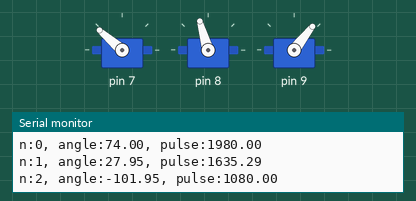
This sketch was run on a simulated Arduino Uno, built with avr-gcc and run on an emulated ATmega328P. On the bench: 3 × servo, the last lines printed to the serial monitor.

Above: at 4.07 s.
At 4.91 s:
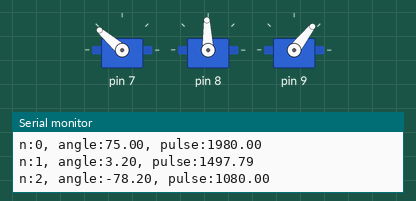
At 6.53 s:
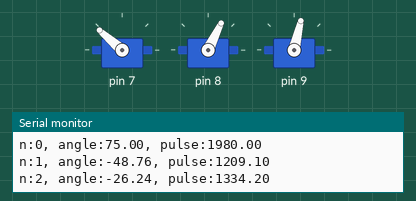
At 16.36 s:
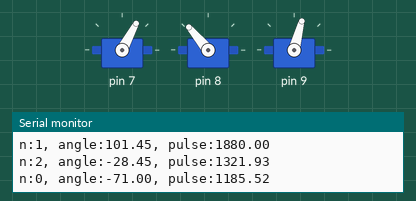
At 20.4 s:
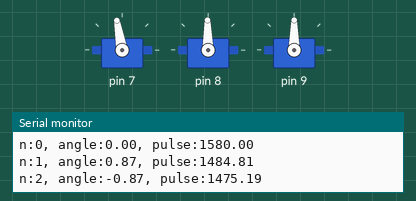
At 37.5 s:
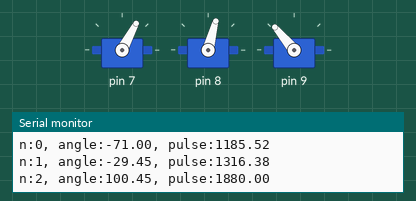
Timing chart, 0 to 40.0 s (numbered marks = the images above):
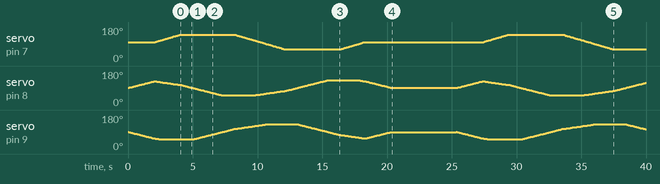

The sketch:

PlateRotate.ino
```cpp
#include <Servo.h>

#define MAX_ANGLE 75
#define ANGLE_STEP 2

Servo servos[3];

// Pulse values for centre position for each servo
int servoCentre[] = { 1580, 1480, 1480 }; // MG996R, short arms, ball is stationary

void setServoAngle(uint8_t n, double angle) {
  double pulse = servoCentre[n] + angle * 5.556;
  int offset = servoCentre[n] - 1500;
  pulse = constrain(pulse, 1100 + offset, 1900 + offset);
  servos[n].writeMicroseconds(pulse);
  Serial.print("n:");
  Serial.print(n);
  Serial.print(", angle:");
  Serial.print(angle);
  Serial.print(", pulse:");
  Serial.print(pulse);
  Serial.println();
}

void setPlateAngle(double xAngle, double yAngle) {
  setServoAngle(0, xAngle);
  setServoAngle(1, 0.866 * yAngle - xAngle * 0.5);
  setServoAngle(2, -0.866 * yAngle - xAngle * 0.5);
}

void setup() {
  Serial.begin(115200);

  servos[0].attach(7);
  servos[1].attach(8);
  servos[2].attach(9);

  for (int i = 0; i < 3; i++) {
    servos[i].writeMicroseconds(servoCentre[i]);
  }
}

void loop() {
  for (double yAngle = 0; yAngle < MAX_ANGLE; yAngle += ANGLE_STEP) {
    setPlateAngle(0, yAngle);
    delay(50);
  }

  for (double xAngle = 0; xAngle < MAX_ANGLE; xAngle += ANGLE_STEP) {
    setPlateAngle(xAngle, MAX_ANGLE);
    delay(50);
  }

  for (double yAngle = MAX_ANGLE; yAngle > -MAX_ANGLE; yAngle -= ANGLE_STEP) {
    setPlateAngle(MAX_ANGLE, yAngle);
    delay(50);
  }

  for (double xAngle = MAX_ANGLE; xAngle > -MAX_ANGLE; xAngle -= ANGLE_STEP) {
    setPlateAngle(xAngle, -MAX_ANGLE);
    delay(50);
  }

  for (double yAngle = -MAX_ANGLE; yAngle < MAX_ANGLE; yAngle += ANGLE_STEP) {
    setPlateAngle(-MAX_ANGLE, yAngle);
    delay(50);
  }

  for (double xAngle = -MAX_ANGLE; xAngle < 0; xAngle += ANGLE_STEP) {
    setPlateAngle(xAngle, MAX_ANGLE);
    delay(50);
  }

  for (double yAngle = MAX_ANGLE; yAngle > 0; yAngle -= ANGLE_STEP) {
    setPlateAngle(0, yAngle);
    delay(50);
  }
  delay(5000);
}
```
